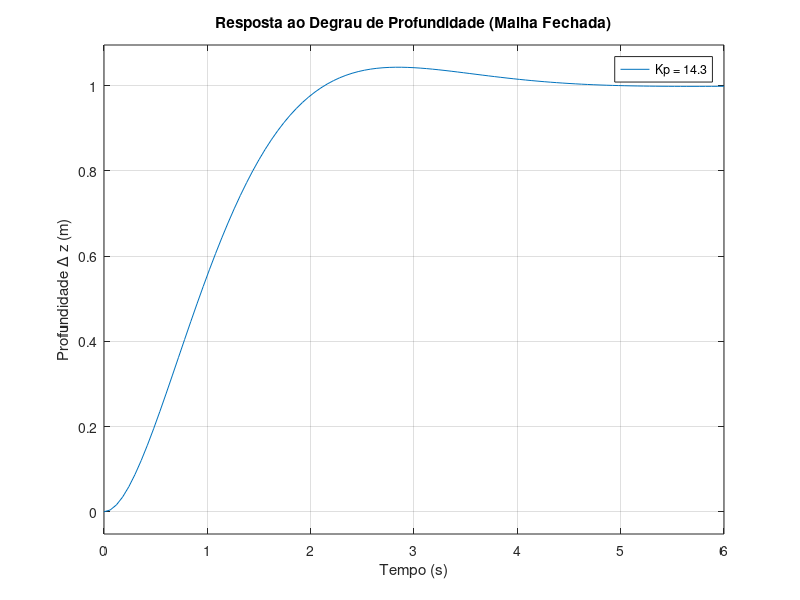

MATLAB code to generate this figure:
clear; close all; clc;

% --- 1. Definição da Planta ---
s = tf("s");
% Seus parâmetros (arredondados)
G_s = (0.0526)/(s^2 + 2.2105*s);

% --- 2. Definição dos Ganhos para Teste ---
% Vamos testar 3 cenários para ver o comportamento
% Kp_baixo: Resposta lenta, superamortecida
% Kp_medio: Perto do limite do seu PSS (calculado "de olho" no LGR)
% Kp_alto:  Resposta rápida, mas com muito sobressinal (oscilatória)
Ganhos_Kp = [14.3, 30.35, 46.4]; 

% --- 3. Simulação ---
figure;
hold on;

for Kp = Ganhos_Kp
    % Cria a Malha Aberta (L)
    L = Kp * G_s;
    
    % Cria a Malha Fechada (H) = L / (1+L)
    H = feedback(L, 1);
    
    % Simula o degrau unitário (Comando: "Desça 1 metro")
    % Se quiser descer 4 metros, bastaria multiplicar a resposta por 4.
    step(H); 
end

% --- 4. Formatação do Gráfico ---
grid on;
title('Resposta ao Degrau de Profundidade (Malha Fechada)');
xlabel('Tempo (s)');
ylabel('Profundidade \Delta z (m)');

% Cria a legenda automaticamente baseada nos valores de Kp
legend_str = cell(length(Ganhos_Kp), 1);
for i = 1:length(Ganhos_Kp)
    legend_str{i} = ['Kp = ' num2str(Ganhos_Kp(i))];
end
legend(legend_str);

hold off;
